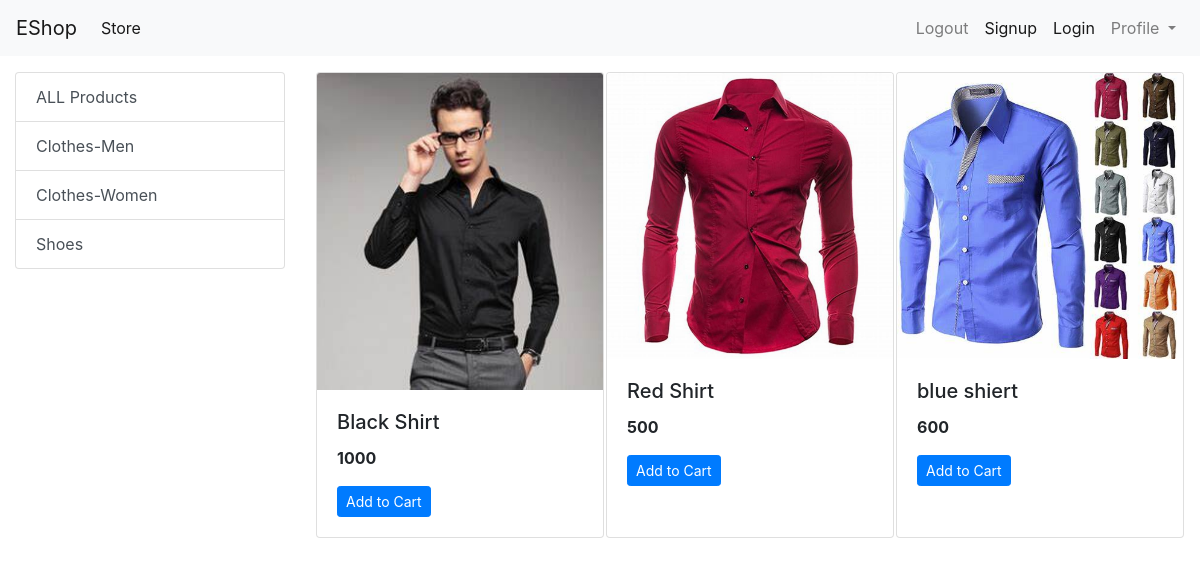
/?category=1, run on the app's committed database.
### store/models/category.py (models this page shows, shortened)
class Category(models.Model):
    name = models.CharField(max_length=20)
    @staticmethod
    def get_all_categories():
        return Category.objects.all()

### store/models/product.py (models this page shows, shortened)
class Product(models.Model):
    name = models.CharField(max_length=55)
    price = models.IntegerField(default=0)
    category = models.ForeignKey(Category, on_delete=models.CASCADE, default=1)
    description = models.CharField(max_length=200, default="", null= True, blank=True)
    image = models.ImageField(upload_to='uploads/products/')
    @staticmethod
    def get_all_products_by_categoryid(category_id):
        if category_id:
            return Product.objects.filter(category = category_id)
        else:
            return Product.get_all_products()

### store/views.py (the view)
# urls.py: path('', index, name='homepage'),
def index(request):
    products = None
    categories = Category.get_all_categories()
    categoryID = request.GET.get('category')
    if categoryID:
        products = Product.get_all_products_by_categoryid(categoryID)
    else:
        products = Product.get_all_products()
    data = {}
    data['products'] = products
    data['categories'] = categories
    return render(request, 'index.html', data)

### store/templates/index.html
{% extends 'base.html' %}
    {% block content %}
    <div class="container-fluid mt-3">
        <div class="row">
            <div class="col-lg-3 mx-auto">
                <div class="list-group">
                    <a href="/" class="list-group-item list-group-item-action ">ALL Products</a>
                    {% for category in categories %}
                    <a href="/?category={{category.id}}" class="list-group-item list-group-item-action ">{{category.name}}</a>
                    {% endfor %}
                </div>
            </div>
            <div id="products" class="col-lg-9 mx-auto">
                <div class="row mx-auto">
                    {%for product in products%}
                <div class="card mx-auto mb-3" style="width: 18rem;">
                    <img src="{{product.image.url}}" class="card-img-top" alt="...">
                    <div class="card-body">
                      <h5 class="card-title">{{product.name}}</h5>
                      <p class="card-text"><b>{{product.price}}</b></p>
                      <a href="#" class="btn btn-primary btn-sm">Add to Cart</a>
                </div>
                </div>
                {% endfor %}
                </div>
            </div>
        </div>
        </div>
    {% endblock %}

### data on the page
Category: name "Clothes-Men"
Category: name "Clothes-Women"
Category: name "Shoes"
Product: image (picture), name "Black Shirt", price "1000"
Product: image (picture), name "Red Shirt", price "500"
Product: image (picture), name "blue shiert", price "600"
